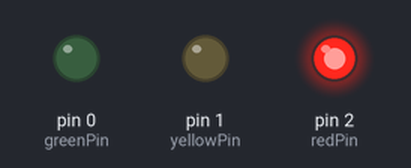
Recording of a sketch running on a simulated Arduino Uno, built with avr-gcc and run on an emulated ATmega328P. Shown: output pins drawn as LEDs (lit = HIGH).

Above: at 2.5 s.
At 6.0 s:
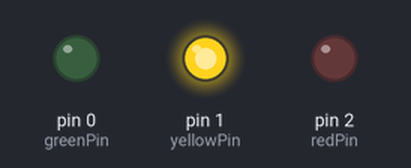
At 9.5 s:
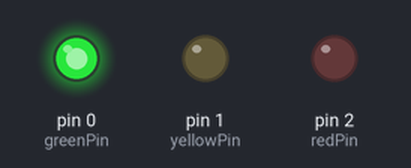
Timing chart, 0 to 15.6 s (numbered marks = the images above):
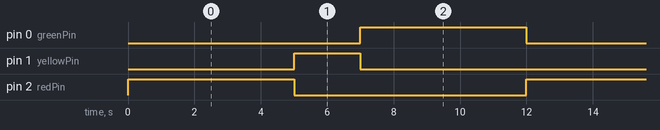

Measured:
- by itself, pin 0 (greenPin), pin 2 (redPin): alternates HIGH for 5.0 s and LOW for 7.0 s
- by itself, pin 1 (yellowPin): alternates HIGH for 2.0 s and LOW for 10.0 s
- by itself, everything shown: repeats every 12.0 s, in 3 steps

The sketch:

ass14.ino
```cpp
// Define pin numbers for LEDs
const int redPin = 2;
const int yellowPin = 1;
const int greenPin = 0;

// Define durations for each light in milliseconds
const int redDuration = 5000;   // 5 seconds
const int yellowDuration = 2000; // 2 seconds
const int greenDuration = 5000; // 5 seconds

void setup() {
  // Set LED pins as outputs
  pinMode(redPin, OUTPUT);
  pinMode(yellowPin, OUTPUT);
  pinMode(greenPin, OUTPUT);
}

void loop() {
  // Red light on, yellow and green off
  digitalWrite(redPin, HIGH);
  digitalWrite(yellowPin, LOW);
  digitalWrite(greenPin, LOW);
  delay(redDuration); // Keep red light on for 5 seconds

  // Yellow light on, red and green off
  digitalWrite(redPin, LOW);
  digitalWrite(yellowPin, HIGH);
  digitalWrite(greenPin, LOW);
  delay(yellowDuration); // Keep yellow light on for 2 seconds

  // Green light on, red and yellow off
  digitalWrite(redPin, LOW);
  digitalWrite(yellowPin, LOW);
  digitalWrite(greenPin, HIGH);
  delay(greenDuration); // Keep green light on for 5 seconds
}
```
